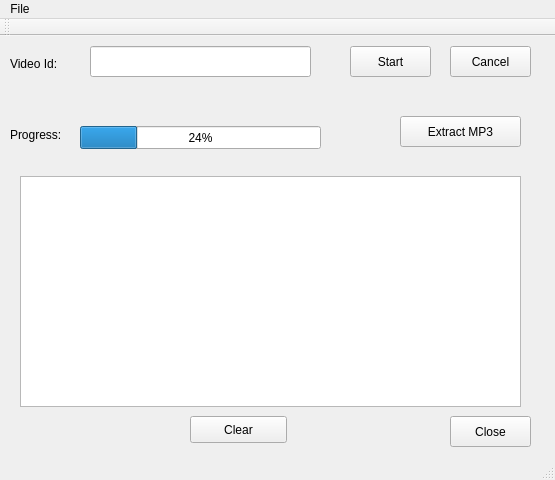
<?xml version="1.0" encoding="UTF-8"?>
<ui version="4.0">
 <class>MainWindow</class>
 <widget class="QMainWindow" name="MainWindow">
  <property name="geometry">
   <rect>
    <x>0</x>
    <y>0</y>
    <width>555</width>
    <height>480</height>
   </rect>
  </property>
  <property name="windowTitle">
   <string>MainWindow</string>
  </property>
  <widget class="QWidget" name="centralWidget">
   <widget class="QLabel" name="label">
    <property name="geometry">
     <rect>
      <x>10</x>
      <y>20</y>
      <width>61</width>
      <height>16</height>
     </rect>
    </property>
    <property name="text">
     <string>Video Id:</string>
    </property>
   </widget>
   <widget class="QLineEdit" name="videoIdEdit">
    <property name="geometry">
     <rect>
      <x>90</x>
      <y>10</y>
      <width>221</width>
      <height>31</height>
     </rect>
    </property>
   </widget>
   <widget class="QProgressBar" name="progressBar">
    <property name="geometry">
     <rect>
      <x>80</x>
      <y>90</y>
      <width>241</width>
      <height>23</height>
     </rect>
    </property>
    <property name="value">
     <number>24</number>
    </property>
   </widget>
   <widget class="QPushButton" name="startButton">
    <property name="geometry">
     <rect>
      <x>350</x>
      <y>10</y>
      <width>81</width>
      <height>31</height>
     </rect>
    </property>
    <property name="text">
     <string>Start</string>
    </property>
   </widget>
   <widget class="QPushButton" name="cancelButton">
    <property name="geometry">
     <rect>
      <x>450</x>
      <y>10</y>
      <width>81</width>
      <height>31</height>
     </rect>
    </property>
    <property name="text">
     <string>Cancel</string>
    </property>
   </widget>
   <widget class="QPushButton" name="closeButton">
    <property name="geometry">
     <rect>
      <x>450</x>
      <y>380</y>
      <width>81</width>
      <height>31</height>
     </rect>
    </property>
    <property name="text">
     <string>Close</string>
    </property>
   </widget>
   <widget class="QLabel" name="label_2">
    <property name="geometry">
     <rect>
      <x>10</x>
      <y>90</y>
      <width>67</width>
      <height>17</height>
     </rect>
    </property>
    <property name="text">
     <string>Progress:</string>
    </property>
   </widget>
   <widget class="QTextEdit" name="infoEdit">
    <property name="geometry">
     <rect>
      <x>20</x>
      <y>140</y>
      <width>501</width>
      <height>231</height>
     </rect>
    </property>
    <property name="readOnly">
     <bool>true</bool>
    </property>
   </widget>
   <widget class="QPushButton" name="extractButton">
    <property name="geometry">
     <rect>
      <x>400</x>
      <y>80</y>
      <width>121</width>
      <height>31</height>
     </rect>
    </property>
    <property name="text">
     <string>Extract MP3</string>
    </property>
   </widget>
   <widget class="QPushButton" name="clearButton">
    <property name="geometry">
     <rect>
      <x>190</x>
      <y>380</y>
      <width>97</width>
      <height>27</height>
     </rect>
    </property>
    <property name="text">
     <string>Clear</string>
    </property>
   </widget>
  </widget>
  <widget class="QMenuBar" name="menuBar">
   <property name="geometry">
    <rect>
     <x>0</x>
     <y>0</y>
     <width>555</width>
     <height>21</height>
    </rect>
   </property>
   <widget class="QMenu" name="menuFile">
    <property name="title">
     <string>File</string>
    </property>
    <addaction name="actionSettings"/>
   </widget>
   <addaction name="menuFile"/>
  </widget>
  <widget class="QToolBar" name="mainToolBar">
   <attribute name="toolBarArea">
    <enum>TopToolBarArea</enum>
   </attribute>
   <attribute name="toolBarBreak">
    <bool>false</bool>
   </attribute>
  </widget>
  <widget class="QStatusBar" name="statusBar"/>
  <action name="actionSettings">
   <property name="text">
    <string>Settings...</string>
   </property>
  </action>
 </widget>
 <layoutdefault spacing="6" margin="11"/>
 <resources/>
 <connections/>
</ui>
